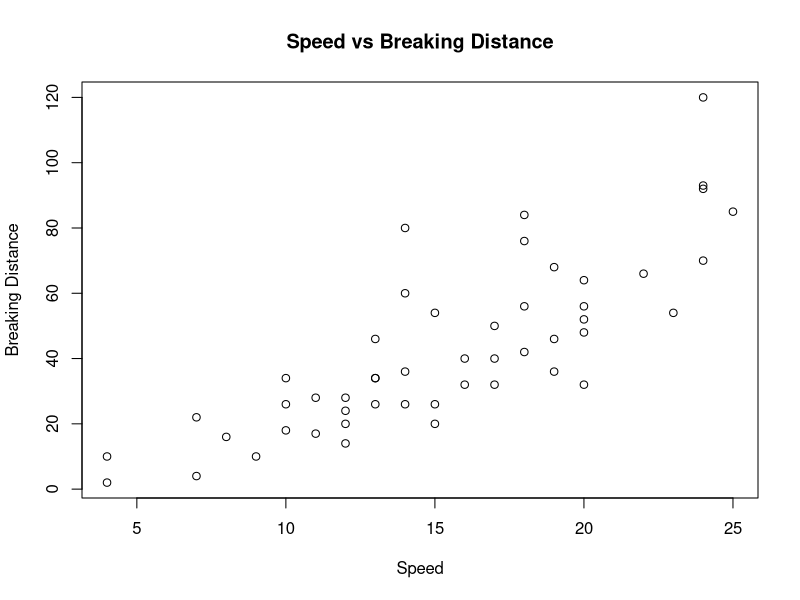
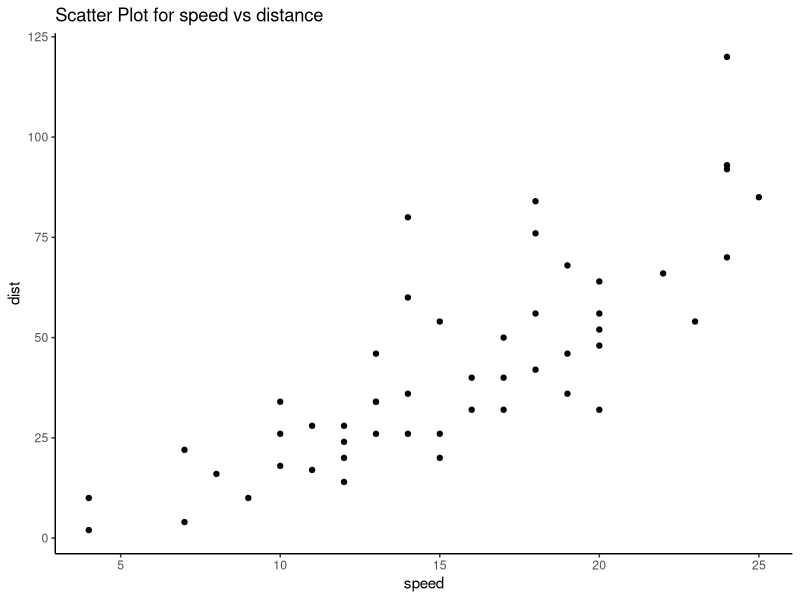
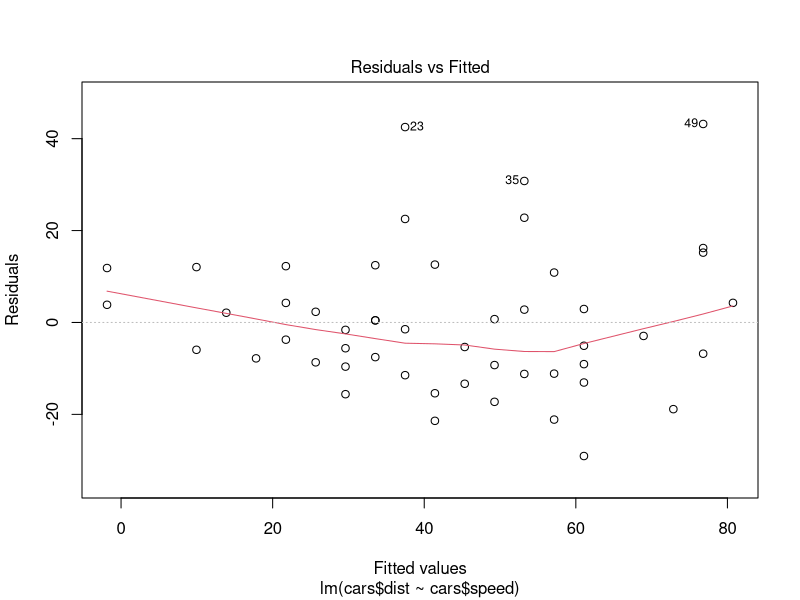
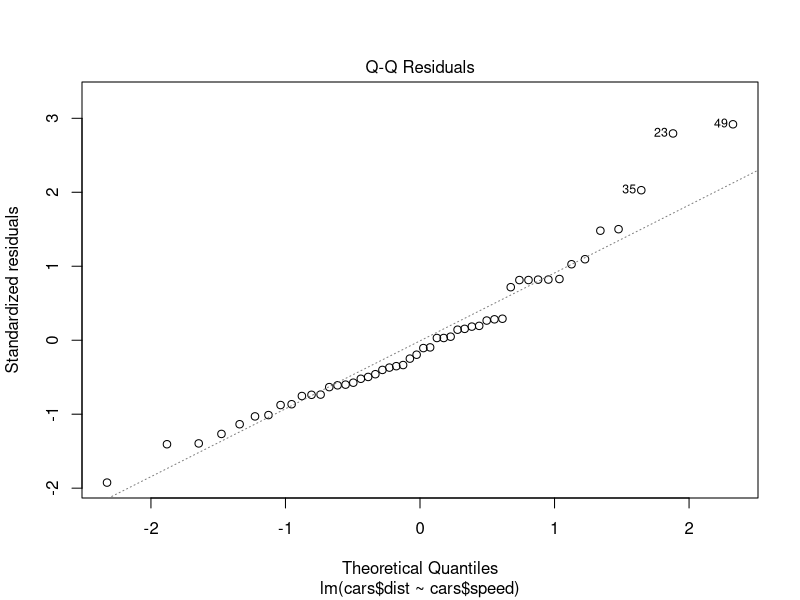
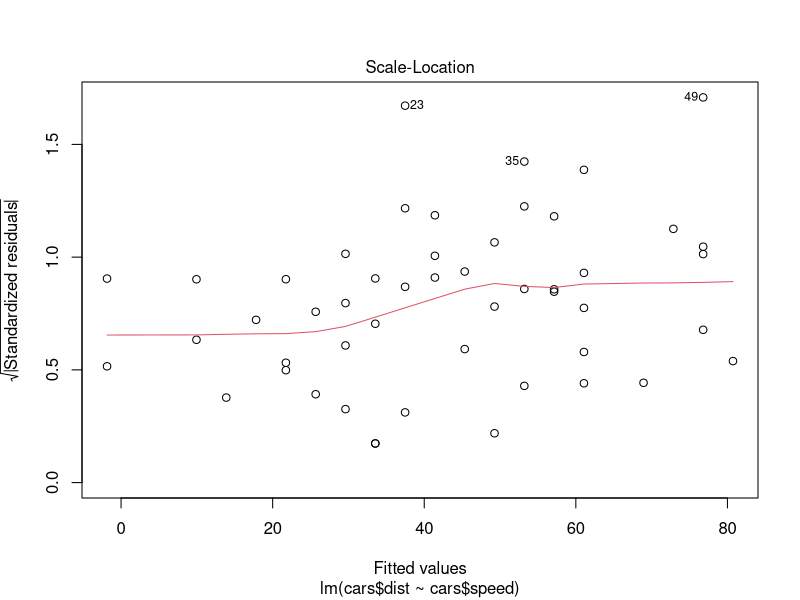
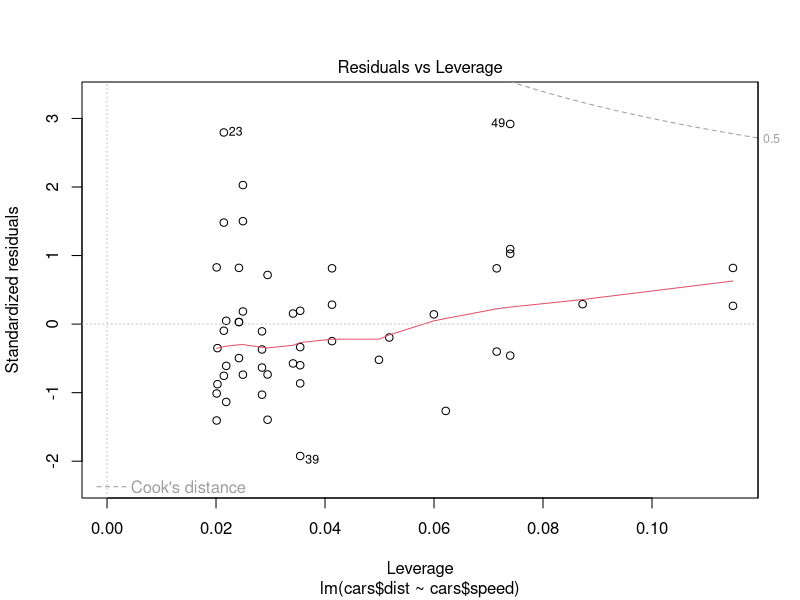
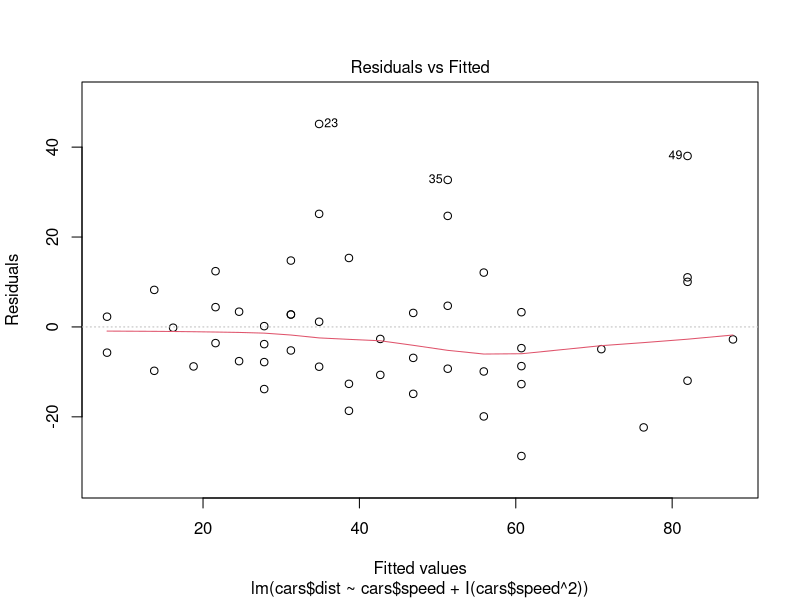
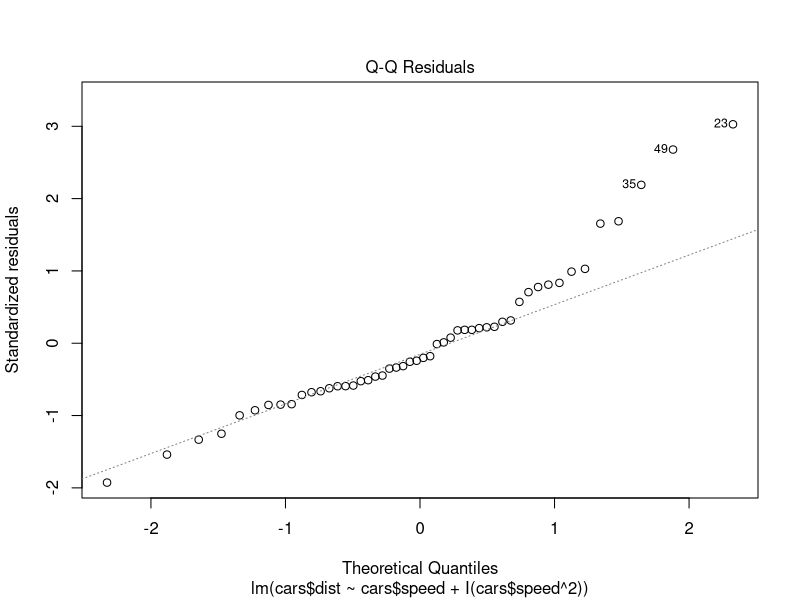

These charts were generated, in order, by the following R code:
## ---- chunk 1
knitr::opts_chunk$set(echo = TRUE)
## ---- chunk 2
library(ggplot2)
## ---- chunk 3
head(cars)
## ---- chunk 4
cor(cars$speed, cars$dist)
## ---- chunk 5
plot(cars$speed, cars$dist, main="Speed vs Breaking Distance", xlab="Speed", ylab="Breaking Distance")
## ---- chunk 6

ggplot(data=cars, aes(x=speed, y=dist)) + geom_point() + theme_classic() +
  ggtitle("Scatter Plot for speed vs distance")
## ---- chunk 7
cor.test(cars$speed, cars$dist)
## ---- chunk 8
cars.lm<-lm(cars$dist~cars$speed, data=cars)
cars.lm
## ---- chunk 9
summary(cars.lm)
## ---- chunk 10
plot(cars.lm)
## ---- chunk 11
cars.lm2<-lm(cars$dist~cars$speed+ I(cars$speed^2))
## ---- chunk 12
cars.lm2
## ---- chunk 13
summary(cars.lm2)
## ---- chunk 14
plot(cars.lm2)
## ---- chunk 15
dist.21<--17.6+ 3.9* 21
dist.21
## ---- chunk 16
dist2.21<-2.47+0.913*21+0.0996*21*21
dist2.21
## ---- chunk 17
x<-c(0.50,0.75 ,1.00,1.25,1.50,1.75,2.00,2.25,2.50,2.75,3.00,3.25,3.50)
y<-c(10,8,12,12,14,12,16,18,17,20,18,20,21)
pulse<-as.data.frame(cbind(x,y))

## ---- chunk 18
ggplot(pulse, aes(x=x, y=y)) + geom_point() + ggtitle("Plot of x vs y") + theme_classic()
## ---- chunk 19
lm(pulse$y~pulse$x, data =pulse)
## ---- chunk 20
plot(lm(y~x))
## ---- chunk 21
summary(lm(y~x))
## ---- chunk 22
y.est<-7.055+4.088*1.15
y.est
